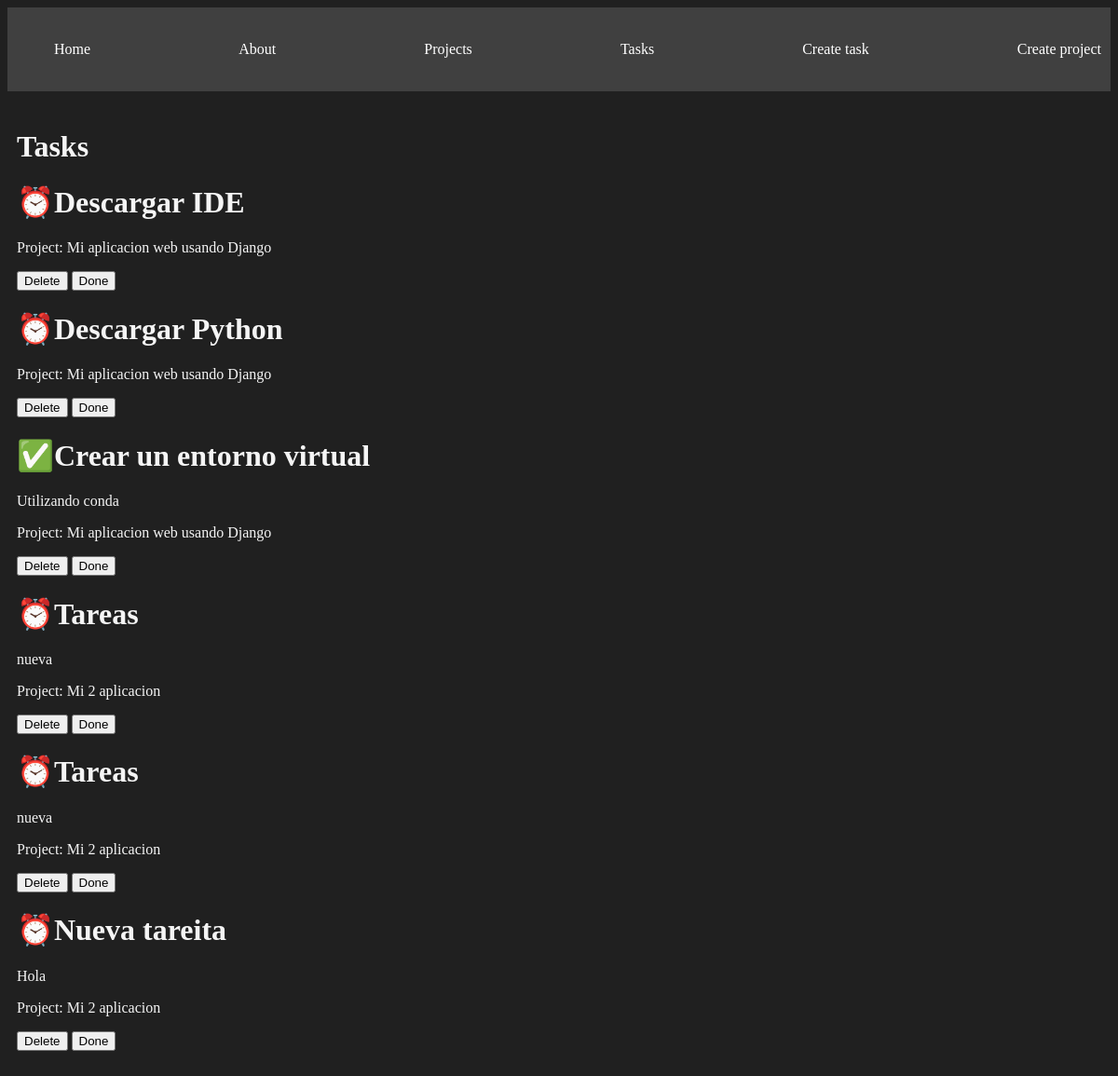
The page /tasks/ on the database as committed earlier.
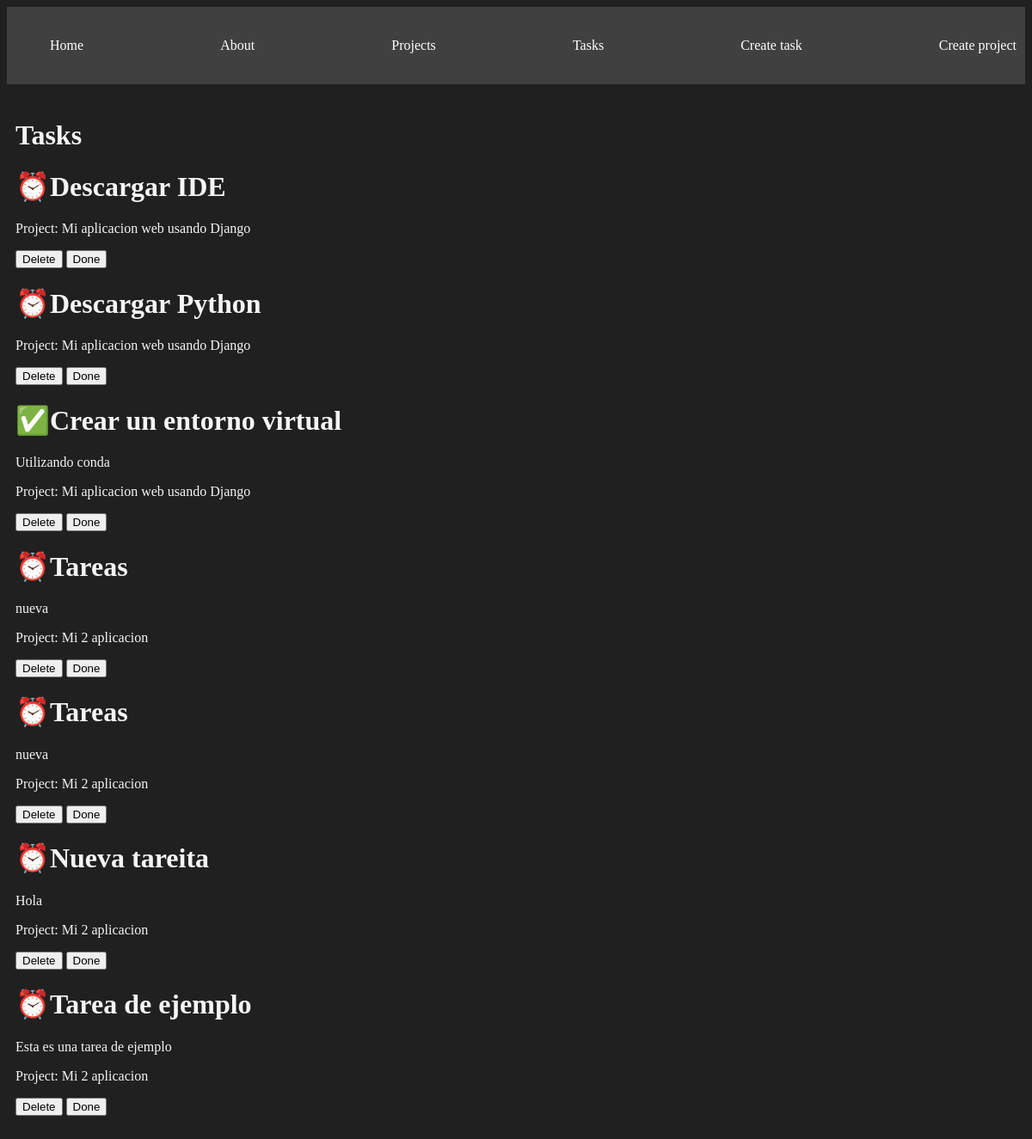
The same page on the database as committed later.
### myapp/models.py (models this page shows, shortened)
class Task(models.Model):
    title = models.CharField(max_length=100)
    description = models.TextField()
    project = models.ForeignKey(Project, on_delete=models.CASCADE)
    done = models.BooleanField(default=False)

class Project(models.Model):
    name = models.CharField(max_length=100)

### myapp/views.py (the view)
# urls.py: path('tasks/', views.tasks, name='tasks'),
def tasks(request):
    tasks = Task.objects.all()
    return render(request, "tasks/tasks.html", {
        "tasks": tasks
    })

### myapp/templates/tasks/tasks.html
{% extends 'layouts/base.html' %}
{% block content %}
    <h1>Tasks</h1>
    {% for task in tasks %}
    <div>
        <h1> {% if task.done == False %}⏰{% else %}✅{% endif %}{{task.title}}</h1>
        <p>{{task.description}}</p>
        <p>Project: {{ task.project.name }}</p>
        <button>
            Delete
        </button>
        <button>
            Done
        </button>
    </div>
    {% endfor %}
{% endblock %}

Rows that differ between the two databases and show on the page:
added Task: title "Tarea de ejemplo", description "Esta es una tarea de ejemplo", project.name "Mi 2 aplicacion"
